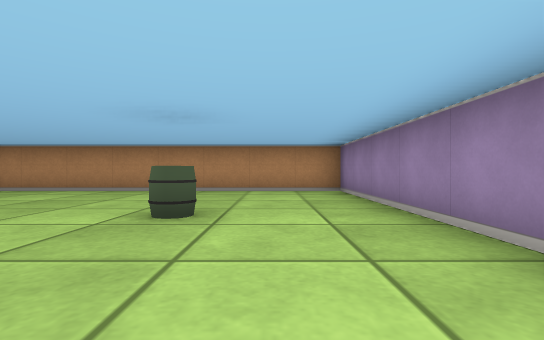
[1] (above)

13 first-person views from a walk through a cub3D maze. The camera is about half as high as the walls, looks level and sees 85° across. The floor is counted in squares. Each view is taken from the middle of a square. On the plan, view 1 faces up. The plan holds only what a view shows up to about 9 squares ahead; the rest is blank.

[2]
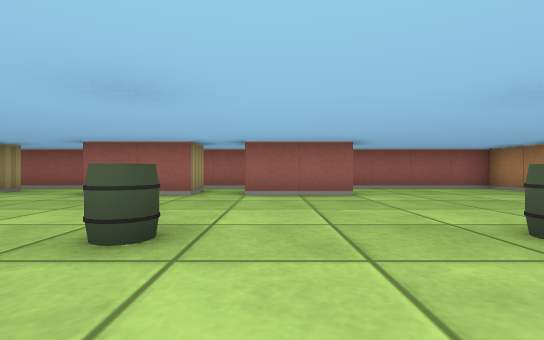

[3]
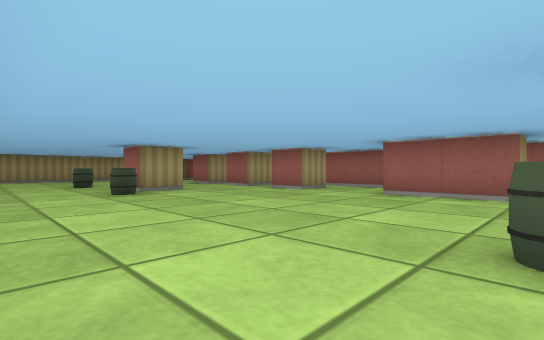

[4]
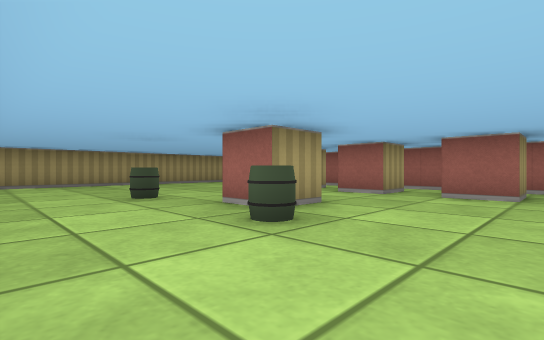

[5]
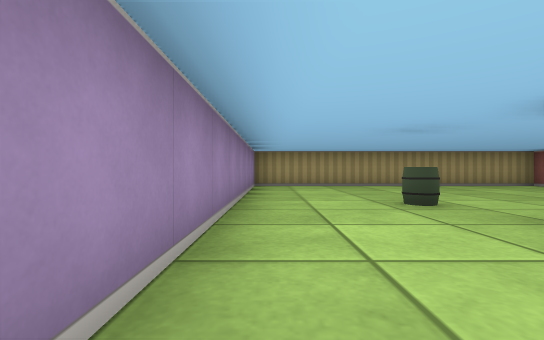

[6]
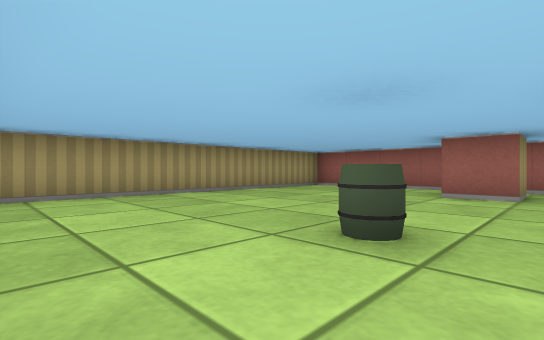

[7]
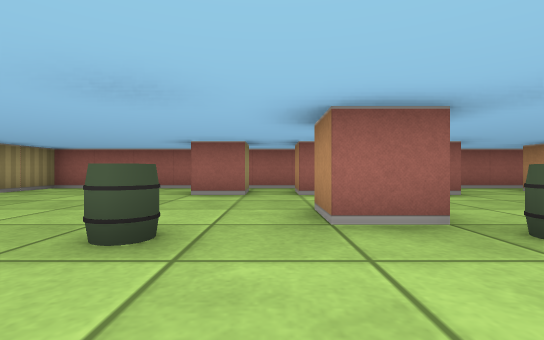

[8]
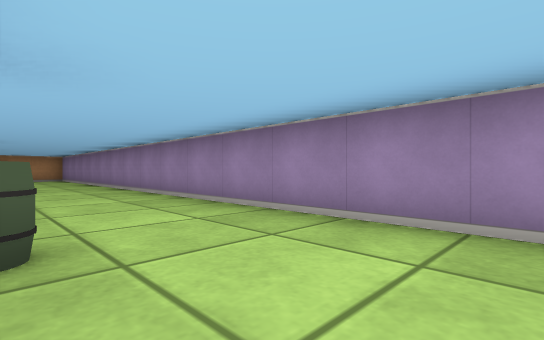

[9]
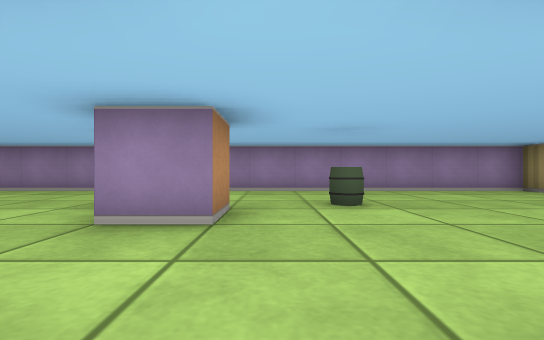

[10]
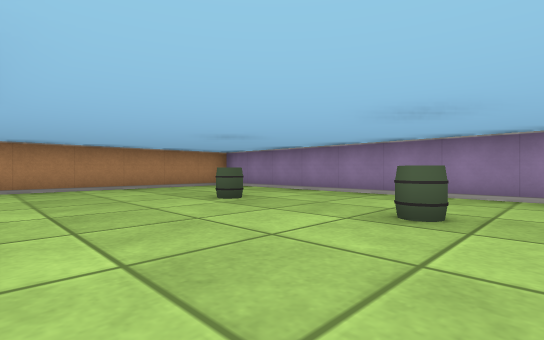

[11]
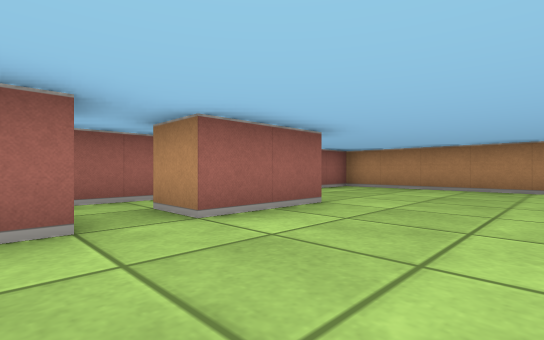

[12]
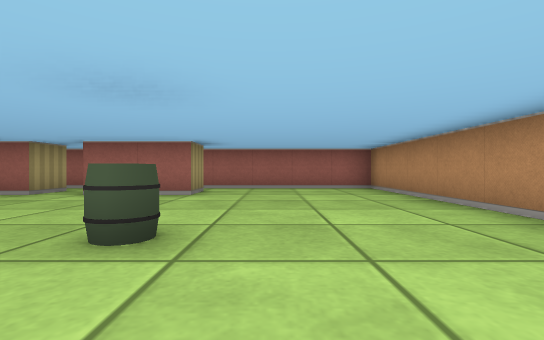

[13]
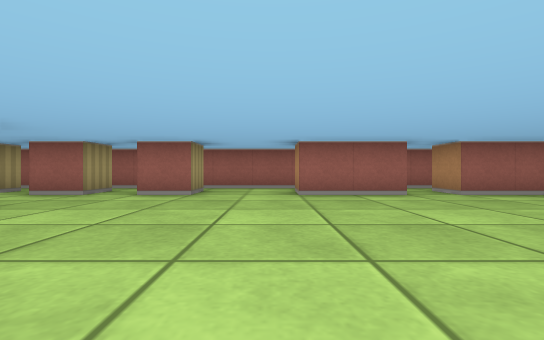

### Floor plan
Points are (right, up) in squares from view 1. A wall is a line through its corners. A room is listed if a view was taken in it or the views show most of it. See-through windows are left out.
Room 1 (views 1, 2, 3, 4, 5, 6, 7, 8, 9, 10, 11, 12, 13)
walls: (-2.5, -6.5) (-1.5, -6.5) (-1.5, -7.5) (-2.5, -7.5) (-2.5, -6.5); (-5.5, -4.5) (-4.5, -4.5) (-4.5, -5.5); (-5.5, -6.5) (-4.5, -6.5) (-4.5, -7.5) (-5.5, -7.5); (-5.5, -0.5) (-4.5, -0.5) (-4.5, -2.5) (-5.5, -2.5); (-6.5, -0.5) (-6.5, -13.5) (1.5, -13.5) (1.5, 6.5) (-6.5, 6.5) (-6.5, 0.5); (-5.5, -8.5) (-4.5, -8.5) (-4.5, -9.5); (-5.5, 2.5) (-4.5, 2.5) (-4.5, 0.5) (-5.5, 0.5)
ways out: opening at (-6, -1.5) to room 2; opening at (-6, 1.5) to room 2; opening at (-5, 0) to room 2
objects: barrel (-1, -9); barrel (-1, -6); barrel (-1, 0); barrel (-1, 3)
Room 2 (no view inside)
walls: (-6.5, 0.5) (-6.5, -0.5)
ways out: opening at (-6, -1.5) to room 1; opening at (-6, 1.5) to room 1; opening at (-5, 0) to room 1

Positions as (right, up) in squares from view 1, and headings:
1: (0, 0), facing up
2: (1, 1), facing left
3: (1, 0), facing down-left
4: (1, -4), facing down-left
5: (1, -5), facing down
6: (1, -8), facing down-left
7: (1, -8), facing left
8: (-1, -8), facing up-right
9: (-5, -8), facing right
10: (-4, -1), facing up-right
11: (-2, -1), facing up-left
12: (1, 4), facing left
13: (1, -3), facing left
